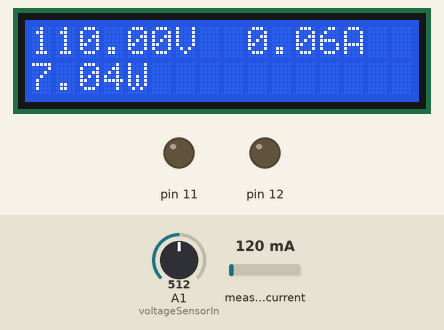
Simulated run of this sketch. Board: Arduino Uno, built with avr-gcc and run on an emulated ATmega328P. On the bench: 16×2 character LCD, output pins drawn as LEDs (lit = HIGH). Dashed ring = blinking. Inputs (shaded band) come from the test bench; at power-on: measured current 120 mA, A1 (voltageSensorIn) = 512. The modem accepts every AT command (registered, SIM ready, sends succeed) and sends nothing else; what the sketch prints to the serial monitor is not drawn. At 45.9 s the program stops and its outputs stay as they are.

Above: at 4.7 s.
4.8 s: measured current set to 500 mA
At 7.0 s:
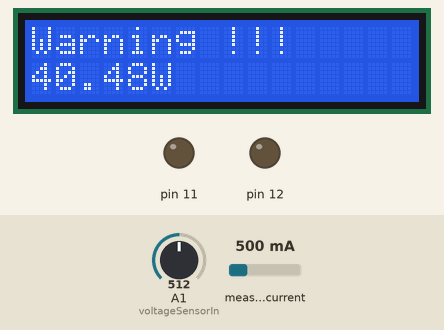
8.9 s: A1 (voltageSensorIn) set to 391
At 12.9 s:
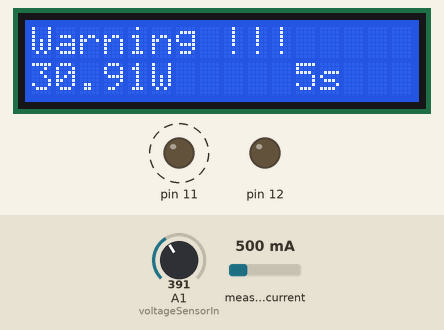
13.0 s: A1 (voltageSensorIn) set to 371
At 14.1 s:
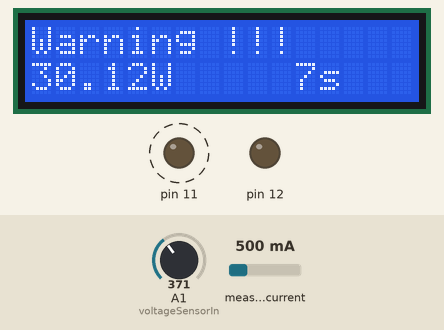
16.2 s: measured current set to 40 mA
At 18.4 s:
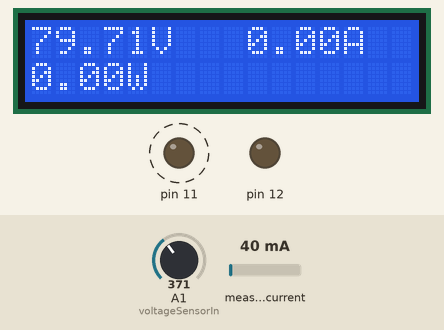
19.4 s: A1 (voltageSensorIn) set to 306
At 21.4 s:
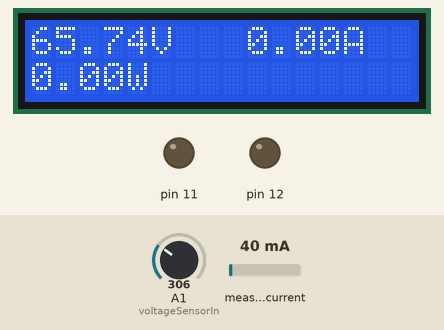
22.5 s: measured current set to 1000 mA
At 47.0 s:
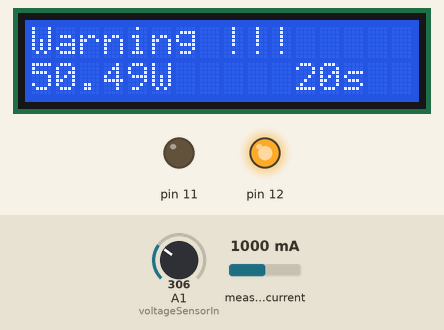
Timing chart, 0 to 47.4 s (numbered marks = the images above; inputs shaded):
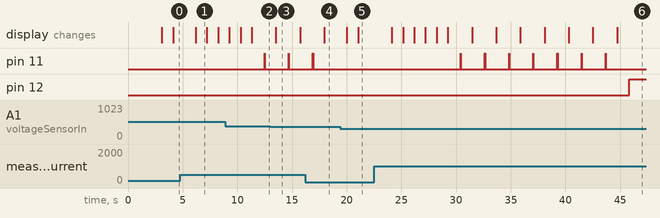

Measured:
- after the input at 4.8 s, the display: changes after 1.4 s (image 1)
- after the input at 16.2 s, the display: changes after 1.8 s (image 4)
- after the input at 19.4 s, the display: first changes after 0.61 s (image 5 shows a later state)
- after the input at 22.5 s, pin 11: alternates HIGH for 0.01 s and LOW for 2.2 s, starting after 7.9 s; pin 12: LOW → HIGH after 23.4 s; the display: first changes after 1.6 s (image 6 shows a later state)
- what the display in image 1 shows lasts 1.0 s, from 6.2 s to 7.2 s
- what the display in image 3 shows lasts 2.2 s, from 13.5 s to 15.7 s

The sketch:

main.ino
```cpp
#include <SoftwareSerial.h>
#include <LiquidCrystal.h>
#include "ACS712.h"

//SIM800 TX is connected to Arduino D8
#define SIM800_TX_PIN 8
//SIM800 RX is connected to Arduino D7
#define SIM800_RX_PIN 7
//Create software serial object to communicate with SIM800
SoftwareSerial serialSIM800(SIM800_TX_PIN, SIM800_RX_PIN);
ACS712 acs_sensor(ACS712_30A, A0);

const int rs = 9, en = 6, d4 = 5, d5 = 4, d6 = 3, d7 = 2;
LiquidCrystal lcd(rs, en, d4, d5, d6, d7);


//const int sensorIn = A0;
const int voltageSensorIn = A1;
//int mVperAmp = 66; // use 100 for 20A Module and 66 for 30A Module


double AmpsRMS = 0;
double VoltRMS = 0;
double power = 0;
double maxPower = 30;


void setup() {
  pinMode(12, OUTPUT);
  pinMode(11, OUTPUT);
  // set up the LCD's number of columns and rows:
  lcd.begin(16, 2);
  Serial.begin(9600);
  while (!Serial);

  //Being serial communication with Arduino and SIM800
  serialSIM800.begin(9600);
  delay(1000);

  Serial.println("Setup Complete!");
  Serial.println("Sending SMS...");

  //Set SMS format to ASCII
  serialSIM800.write("AT+CMGF=1\r\n");
  delay(1000);

  //Send new SMS command and message number
  serialSIM800.write("AT+CMGS=\"01743503472\"\r\n");
  delay(1000);

  acs_sensor.calibrate();
  lcd.print("Initialized");
}

void loop() {
  digitalWrite(12, LOW);
  AmpsRMS = (acs_sensor.getCurrentAC() - 0.04) * 0.8;
  VoltRMS = getVoltage();

  power = AmpsRMS * VoltRMS;
  lcd.clear();
  lcd.print(VoltRMS);
  lcd.print("V");
  lcd.setCursor(9, 0);
  lcd.print(AmpsRMS);
  lcd.print("A");
  lcd.setCursor(0, 1);
  lcd.print(power);
  lcd.print("W");


  if (power > maxPower) {
    lcd.clear();
    lcd.print("Warning !!!");
    lcd.setCursor(0, 1);
    lcd.print(power);
    lcd.print("W");


    uint32_t start_time = millis();
    while (power > maxPower) {
      AmpsRMS = (acs_sensor.getCurrentAC() - 0.04) * 0.8;
      VoltRMS = getVoltage();
      power = AmpsRMS * VoltRMS;
      lcd.clear();
      lcd.print("Warning !!!");
      lcd.setCursor(0, 1);
      lcd.print(power);
      lcd.print("W");
      lcd.setCursor(11, 1);
      lcd.print((millis() - start_time) / 1000);
      lcd.print("s");
      if ((millis() - start_time) > 20000) {
        //Send SMS content
        serialSIM800.write("System is shutting down");
        delay(100);
        //Send Ctrl+Z / ESC to denote SMS message is complete
        serialSIM800.write((char)26);
        delay(1000);
        Serial.println("SMS Sent!");

        //cut line;
        while (1) {
          digitalWrite(12, HIGH);
        }
      }
      if ((millis() - start_time) > 5000) {
        //Send SMS content
        serialSIM800.write("Warning !!! Too High Power consumption. System may shutdown in 1 minute");


        delay(100);
        //Send Ctrl+Z / ESC to denote SMS message is complete
        serialSIM800.write((char)26);
        delay(1000);
        Serial.println("SMS Sent!");
      }
      if ((millis() - start_time) > 5000) {
        digitalWrite(11,HIGH);
        delay(10);
        digitalWrite(11,LOW);
      }
    }
  }
  Serial.print(100 + AmpsRMS);
  Serial.print(",");
  Serial.print(VoltRMS);
  Serial.print(",");
  Serial.println(power);
}

float getVoltage() {
  float result;
  int readValue;             //value read from the sensor
  int maxValue = 0;          // store max value here
  int minValue = 1024;          // store min value here

  uint32_t start_time = millis();
  while ((millis() - start_time) < 1000) //sample for 1 Sec
  {
    readValue = analogRead(voltageSensorIn);
    // see if you have a new maxValue
    if (readValue > maxValue)
    {
      /*record the maximum sensor value*/
      maxValue = readValue;
    }
    if (readValue < minValue)
    {
      /*record the maximum sensor value*/
      minValue = readValue;
    }
  }

  // Subtract min from max
  result = ((minValue + ((maxValue - minValue) / 2.0)) / (1024)) * 220;

  return result;
  /*int readValue = 0;
    float result;
    readValue = analogRead(voltageSensorIn);

    //Serial.println(readValue);
    result = ((float)readValue / (1024 - 225)) * 240;
    return result;*/
}

//float getCurrent()
//{
//  float result;
//  int readValue;             //value read from the sensor
//  int maxValue = 0;          // store max value here
//  int minValue = 1024;          // store min value here
//
//  uint32_t start_time = millis();
//  while ((millis() - start_time) < 2000) //sample for 1 Sec
//  {
//    readValue = analogRead(sensorIn);
//    // see if you have a new maxValue
//    if (readValue > maxValue)
//    {
//      /*record the maximum sensor value*/
//      maxValue = readValue;
//    }
//    if (readValue < minValue)
//    {
//      /*record the maximum sensor value*/
//      minValue = readValue;
//    }
//  }
//
//  // Subtract min from max
//  result = ((maxValue - minValue) * 5.0) / 1024.0;
//  result = (result / 2.0) * 0.707;
//  result = (result * 1000) / mVperAmp;
//
//  return result - 0.18;
//}
```
